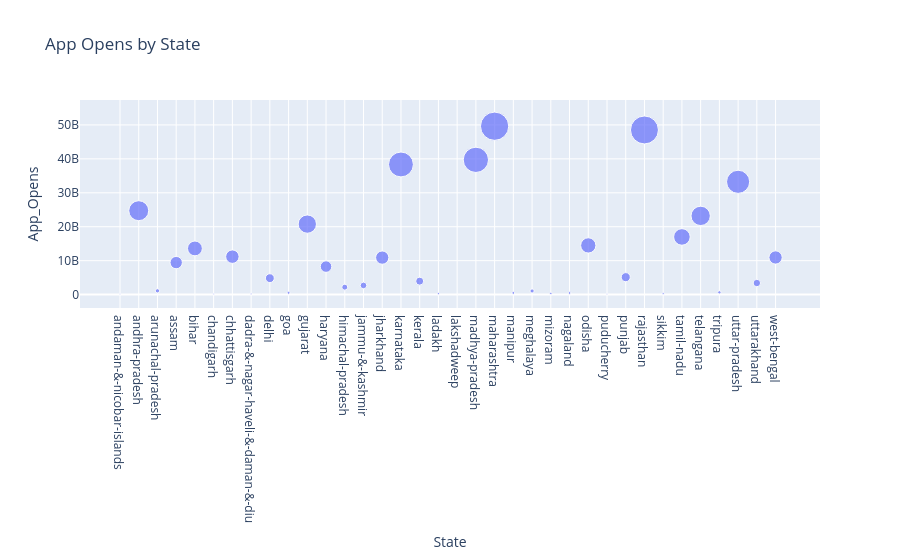

The code cell stored with this chart in its notebook:
### Markdown cell above
## VISUALIZATION 7 — APP OPENS ANALYSIS

### Code cell
app_open_data = map_user_df.groupby(
    'State'
)['App_Opens'].sum().reset_index()

fig = px.scatter(
    app_open_data,
    x='State',
    y='App_Opens',
    size='App_Opens',
    title='App Opens by State'
)

fig.show()

### Figure 1 — Plotly figure (JSON) as saved in the notebook; plotly's stock layout.template omitted (floating-point values rounded to 4 significant figures)
{"data": [{"hovertemplate": "State=%{x}<br>App_Opens=%{marker.size}<extra></extra>", "legendgroup": "", "marker": {"color": "#636efa", "size": [170043693, 24728024309, 1117277209, 9436508709, 13608259251, 172230820, 11190410814, 207734903, 4847106329, 528329279, 20780416980, 8259126213, 2197083175, 2709558059, 10907909802, 38344879267, 3968667568, 294111791, 5048344, 39708500796, 49616423987, 498985094, 1078448726, 368884295, 479729729, 14493923288, 177962415, 5142232156, 48507630334, 286970076, 16992199376, 23197773412, 671717197, 33236833684, 3413394921, 10943818827], "sizemode": "area", "sizeref": 124000000.0, "symbol": "circle"}, "mode": "markers", "name": "", "orientation": "v", "showlegend": false, "type": "scatter", "x": ["andaman-&-nicobar-islands", "andhra-pradesh", "arunachal-pradesh", "assam", "bihar", "chandigarh", "chhattisgarh", "dadra-&-nagar-haveli-&-daman-&-diu", "delhi", "goa", "gujarat", "haryana", "himachal-pradesh", "jammu-&-kashmir", "jharkhand", "karnataka", "kerala", "ladakh", "lakshadweep", "madhya-pradesh", "maharashtra", "manipur", "meghalaya", "mizoram", "nagaland", "odisha", "puducherry", "punjab", "rajasthan", "sikkim", "tamil-nadu", "telangana", "tripura", "uttar-pradesh", "uttarakhand", "west-bengal"], "xaxis": "x", "y": [170043693, 24728024309, 1117277209, 9436508709, 13608259251, 172230820, 11190410814, 207734903, 4847106329, 528329279, 20780416980, 8259126213, 2197083175, 2709558059, 10907909802, 38344879267, 3968667568, 294111791, 5048344, 39708500796, 49616423987, 498985094, 1078448726, 368884295, 479729729, 14493923288, 177962415, 5142232156, 48507630334, 286970076, 16992199376, 23197773412, 671717197, 33236833684, 3413394921, 10943818827], "yaxis": "y"}], "layout": {"legend": {"itemsizing": "constant", "tracegroupgap": 0}, "title": {"text": "App Opens by State"}, "xaxis": {"anchor": "y", "domain": [0, 1], "title": {"text": "State"}}, "yaxis": {"anchor": "x", "domain": [0, 1], "title": {"text": "App_Opens"}}}}
